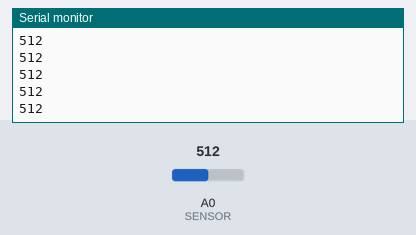
Bench run of a sketch on a simulated Arduino Uno, built with avr-gcc and run on an emulated ATmega328P. Parts: the last lines printed to the serial monitor. The inputs (shaded band) are chosen by the test bench; at power-on: A0 (SENSOR) = 512.

Above: at 1.2 s.
1.3 s: A0 (SENSOR) set to 716
At 1.8 s:
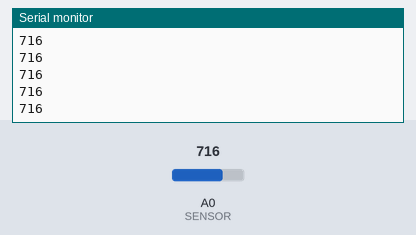
2.8 s: A0 (SENSOR) set to 900
At 3.5 s:
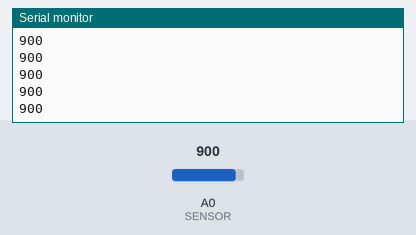
Timing chart, 0 to 5.8 s (numbered marks = the images above; inputs shaded):
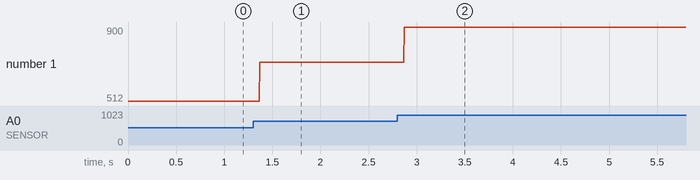

The sketch:

LUMINOSITY.ino
```cpp
int VAL;
int SENSOR = 0;

void setup()
{
  Serial.begin(9600);
}

void loop()
{
  VAL = analogRead(SENSOR);
  Serial.println(VAL);
}
```

Measured:
- after the input at 1.3 s, the serial monitor: prints a new line after 0.07 s (image 1)
- after the input at 2.8 s, the serial monitor: prints a new line after 0.07 s (image 2)
- plotted number 1: 512 → 716 after the input at 1.3 s, 716 → 900 after the input at 2.8 s
